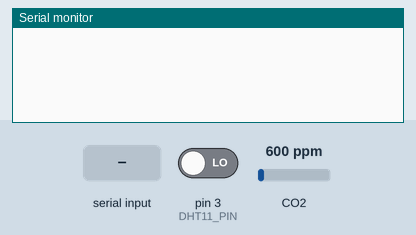
A sketch run on a simulated Arduino Uno, built with avr-gcc and run on an emulated ATmega328P. On the bench: the last lines printed to the serial monitor. Inputs (shaded band) come from the test bench; at power-on: pin 3 (DHT11_PIN) LOW, CO2 600 ppm.

Above: at 1.2 s.
1.3 s: "1\n" received over Serial
At 2.9 s:
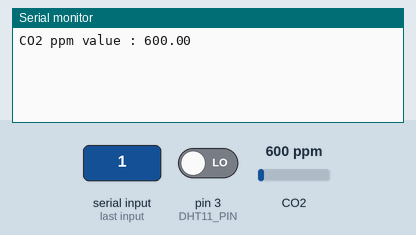
3.8 s: "2\n" received over Serial
At 5.4 s:
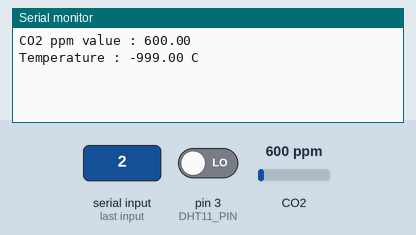
6.3 s: "3\n" received over Serial
At 8.5 s:
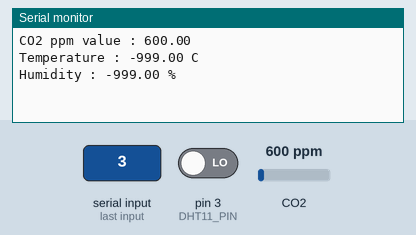

The sketch:

Co2_Temp_Hum.ino
```cpp
/*
  DHT11 Temp / Humidity sensor module test

  Basic code for exercising the module.
  Requires DHT library to be installed
*/
#include "dht.h"          // Include the DHT library
dht DHT;                  // Create instance of DHT object

#include "MQ135.h"      // Include the MQ135 library
#define ANALOGPIN A0    //  Define Analog PIN on Arduino Board
#define RZERO 206.85    //  Define RZERO Calibration Value

MQ135 gasSensor = MQ135(ANALOGPIN);
String calText = "MQ135 RZERO Calibration Value : " ;
String ppmtext = "CO2 ppm value : " ;

int const DHT11_PIN = 3;  // Connects to sensor I/O, use any digital pin
int sensor;               // Dummy variable for sensor read

int x; // Python submited request

//===============================================================================
//  Initialization
//===============================================================================
void setup() {
  Serial.begin(9600);
  float rzero = gasSensor.getRZero();
//  delay(3000);
//  Serial.println(calText + rzero);

}

void loop() {
  while (!Serial.available());
  x = Serial.readString().toInt();

  // Co2_sensor values
  if (x == 1) {
    float ppm = gasSensor.getPPM();
    digitalWrite(13,HIGH);
    Serial.println(ppmtext + ppm);
  }

  // Temp values
  else if (x == 2) {
    sensor = DHT.read11(DHT11_PIN);  // Read sensor
    Serial.print("Temperature : ");  // Printout returned results
    Serial.print(DHT.temperature);
    Serial.println(" C\t");
  }

  // Humidity values
  else if (x == 3) {
    sensor = DHT.read11(DHT11_PIN);  // Read sensor
    Serial.print("Humidity : ");
    Serial.print(DHT.humidity);
    Serial.println(" %");
  }

}
```

dht.cpp
```cpp
//
//    FILE: dht.cpp
//  AUTHOR: Rob Tillaart
// VERSION: 0.1.14
// PURPOSE: DHT Temperature & Humidity Sensor library for Arduino
//     URL: http://arduino.cc/playground/Main/DHTLib
//
// HISTORY:
// 0.1.14 replace digital read with faster (~3x) code => more robust low MHz machines.
// 0.1.13 fix negative temperature
// 0.1.12 support DHT33 and DHT44 initial version
// 0.1.11 renamed DHTLIB_TIMEOUT
// 0.1.10 optimized faster WAKEUP + TIMEOUT
// 0.1.09 optimize size: timeout check + use of mask
// 0.1.08 added formula for timeout based upon clockspeed
// 0.1.07 added support for DHT21
// 0.1.06 minimize footprint (2012-12-27)
// 0.1.05 fixed negative temperature bug (thanks to Roseman)
// 0.1.04 improved readability of code using DHTLIB_OK in code
// 0.1.03 added error values for temp and humidity when read failed
// 0.1.02 added error codes
// 0.1.01 added support for Arduino 1.0, fixed typos (31/12/2011)
// 0.1.00 by Rob Tillaart (01/04/2011)
//
// inspired by DHT11 library
//
// Released to the public domain
//

#include "dht.h"

/////////////////////////////////////////////////////
//
// PUBLIC
//

// return values:
// DHTLIB_OK
// DHTLIB_ERROR_CHECKSUM
// DHTLIB_ERROR_TIMEOUT
int dht::read11(uint8_t pin)
{
    // READ VALUES
    int rv = _readSensor(pin, DHTLIB_DHT11_WAKEUP);
    if (rv != DHTLIB_OK)
    {
        humidity    = DHTLIB_INVALID_VALUE; // invalid value, or is NaN prefered?
        temperature = DHTLIB_INVALID_VALUE; // invalid value
        return rv;
    }

    // CONVERT AND STORE
    humidity    = bits[0];  // bits[1] == 0;
    temperature = bits[2];  // bits[3] == 0;

    // TEST CHECKSUM
    // bits[1] && bits[3] both 0
    uint8_t sum = bits[0] + bits[2];
    if (bits[4] != sum) return DHTLIB_ERROR_CHECKSUM;

    return DHTLIB_OK;
}


// return values:
// DHTLIB_OK
// DHTLIB_ERROR_CHECKSUM
// DHTLIB_ERROR_TIMEOUT
int dht::read(uint8_t pin)
{
    // READ VALUES
    int rv = _readSensor(pin, DHTLIB_DHT_WAKEUP);
    if (rv != DHTLIB_OK)
    {
        humidity    = DHTLIB_INVALID_VALUE;  // invalid value, or is NaN prefered?
        temperature = DHTLIB_INVALID_VALUE;  // invalid value
        return rv; // propagate error value
    }

    // CONVERT AND STORE
    humidity = word(bits[0], bits[1]) * 0.1;
    temperature = word(bits[2] & 0x7F, bits[3]) * 0.1;
    if (bits[2] & 0x80)  // negative temperature
    {
        temperature = -temperature;
    }

    // TEST CHECKSUM
    uint8_t sum = bits[0] + bits[1] + bits[2] + bits[3];
    if (bits[4] != sum)
    {
        return DHTLIB_ERROR_CHECKSUM;
    }
    return DHTLIB_OK;
}

/////////////////////////////////////////////////////
//
// PRIVATE
//

// return values:
// DHTLIB_OK
// DHTLIB_ERROR_TIMEOUT
int dht::_readSensor(uint8_t pin, uint8_t wakeupDelay)
{
    // INIT BUFFERVAR TO RECEIVE DATA
    uint8_t mask = 128;
    uint8_t idx = 0;

    // replace digitalRead() with Direct Port Reads.
    // reduces footprint ~100 bytes => portability issue?
    // direct port read is about 3x faster
	uint8_t bit = digitalPinToBitMask(pin);
	uint8_t port = digitalPinToPort(pin);
    volatile uint8_t *PIR = portInputRegister(port);

    // EMPTY BUFFER
    for (uint8_t i = 0; i < 5; i++) bits[i] = 0;

    // REQUEST SAMPLE
    pinMode(pin, OUTPUT);
    digitalWrite(pin, LOW); // T-be
    delay(wakeupDelay);
    digitalWrite(pin, HIGH);   // T-go
    delayMicroseconds(40);
    pinMode(pin, INPUT);

    // GET ACKNOWLEDGE or TIMEOUT
    uint16_t loopCntLOW = DHTLIB_TIMEOUT;
    while ((*PIR & bit) == LOW )  // T-rel
    {
        if (--loopCntLOW == 0) return DHTLIB_ERROR_TIMEOUT;
    }

    uint16_t loopCntHIGH = DHTLIB_TIMEOUT;
    while ((*PIR & bit) != LOW )  // T-reh
    {
        if (--loopCntHIGH == 0) return DHTLIB_ERROR_TIMEOUT;
    }

    // READ THE OUTPUT - 40 BITS => 5 BYTES
    for (uint8_t i = 40; i != 0; i--)
    {
        loopCntLOW = DHTLIB_TIMEOUT;
        while ((*PIR & bit) == LOW )
        {
            if (--loopCntLOW == 0) return DHTLIB_ERROR_TIMEOUT;
        }

        uint32_t t = micros();

        loopCntHIGH = DHTLIB_TIMEOUT;
        while ((*PIR & bit) != LOW )
        {
            if (--loopCntHIGH == 0) return DHTLIB_ERROR_TIMEOUT;
        }

        if ((micros() - t) > 40)
        {
            bits[idx] |= mask;
        }
        mask >>= 1;
        if (mask == 0)   // next byte?
        {
            mask = 128;
            idx++;
        }
    }
    pinMode(pin, OUTPUT);
    digitalWrite(pin, HIGH);

    return DHTLIB_OK;
}
//
// END OF FILE
//
```

dht.h
```cpp
//
//    FILE: dht.h
//  AUTHOR: Rob Tillaart
// VERSION: 0.1.14
// PURPOSE: DHT Temperature & Humidity Sensor library for Arduino
//     URL: http://arduino.cc/playground/Main/DHTLib
//
// HISTORY:
// see dht.cpp file
//

#ifndef dht_h
#define dht_h

#if ARDUINO < 100
#include <WProgram.h>
#else
#include <Arduino.h>
#endif

#define DHT_LIB_VERSION "0.1.14"

#define DHTLIB_OK                0
#define DHTLIB_ERROR_CHECKSUM   -1
#define DHTLIB_ERROR_TIMEOUT    -2
#define DHTLIB_INVALID_VALUE    -999

#define DHTLIB_DHT11_WAKEUP     18
#define DHTLIB_DHT_WAKEUP       1

// max timeout is 100 usec.
// For a 16 Mhz proc 100 usec is 1600 clock cycles
// loops using DHTLIB_TIMEOUT use at least 4 clock cycli
// so 100 us takes max 400 loops
// so by dividing F_CPU by 40000 we "fail" as fast as possible
#define DHTLIB_TIMEOUT (F_CPU/40000)

class dht
{
public:
    // return values:
    // DHTLIB_OK
    // DHTLIB_ERROR_CHECKSUM
    // DHTLIB_ERROR_TIMEOUT
    int read11(uint8_t pin);
    int read(uint8_t pin);

    inline int read21(uint8_t pin) { return read(pin); };
    inline int read22(uint8_t pin) { return read(pin); };
    inline int read33(uint8_t pin) { return read(pin); };
    inline int read44(uint8_t pin) { return read(pin); };

    double humidity;
    double temperature;

private:
    uint8_t bits[5];  // buffer to receive data
    int _readSensor(uint8_t pin, uint8_t wakeupDelay);
};
#endif
//
// END OF FILE
//
```

Measured:
- after the input at 1.3 s, the serial monitor: prints a new line after 1.0 s (image 1)
- after the input at 3.8 s, the serial monitor: prints a new line after 1.0 s (image 2)
- after the input at 6.3 s, the serial monitor: prints a new line after 1.0 s (image 3)
